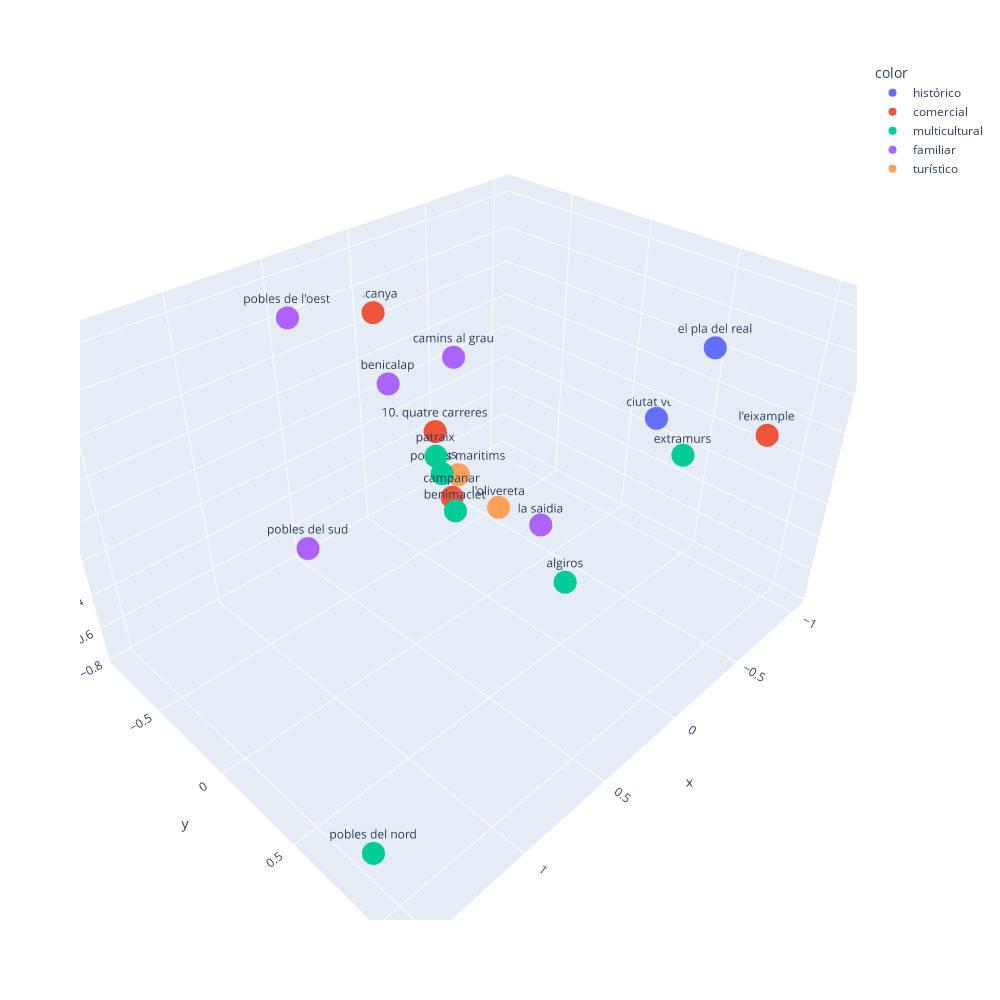

This figure's notebook cell:
### Code cell
# Representamos los datos en 3D (debe poder girarse, usaremos plotly). Cada punto debe mostrar su nombre (distrito) y su cluster

fig = px.scatter_3d(x=df_pca_completo[:, 0], y=df_pca_completo[:, 1], z=df_pca_completo[:, 2], text=df['Distrito'], color=df_Bert['Etiqueta'], width=1000, height=1000)

fig.show()

### Figure 1 — Plotly figure (JSON) as saved in the notebook; plotly's stock layout.template omitted (floating-point values rounded to 4 significant figures)
{"data": [{"hovertemplate": "color=histórico<br>x=%{x}<br>y=%{y}<br>z=%{z}<br>text=%{text}<extra></extra>", "legendgroup": "histórico", "marker": {"color": "#636efa", "symbol": "circle"}, "mode": "markers+text", "name": "histórico", "scene": "scene", "showlegend": true, "text": [" ciutat vella", " el pla del real"], "type": "scatter3d", "x": [-1.032, -0.298], "y": [0.2152, 0.9213], "z": [-0.09855, 0.8404]}, {"hovertemplate": "color=comercial<br>x=%{x}<br>y=%{y}<br>z=%{z}<br>text=%{text}<extra></extra>", "legendgroup": "comercial", "marker": {"color": "#EF553B", "symbol": "circle"}, "mode": "markers+text", "name": "comercial", "scene": "scene", "showlegend": true, "text": [" l'eixample", " campanar", "10. quatre carreres", " rascanya"], "type": "scatter3d", "x": [-0.482, 0.1616, 0.01824, -0.07008], "y": [1.114, -0.08522, -0.3485, -0.8785], "z": [0.4426, -0.1514, 0.03527, 0.4583]}, {"hovertemplate": "color=multicultural<br>x=%{x}<br>y=%{y}<br>z=%{z}<br>text=%{text}<extra></extra>", "legendgroup": "multicultural", "marker": {"color": "#00cc96", "symbol": "circle"}, "mode": "markers+text", "name": "multicultural", "scene": "scene", "showlegend": true, "text": [" extramurs", " patraix", " jesus", " algiros", " benimaclet", " pobles del nord"], "type": "scatter3d", "x": [-0.7825, 0.2848, 0.04781, 0.01875, 0.345, 1.536], "y": [0.5534, -0.05924, -0.2729, 0.5144, 0.1258, 0.9098], "z": [-0.05517, 0.1509, -0.1618, -0.4039, -0.02651, -0.5472]}, {"hovertemplate": "color=familiar<br>x=%{x}<br>y=%{y}<br>z=%{z}<br>text=%{text}<extra></extra>", "legendgroup": "familiar", "marker": {"color": "#ab63fa", "symbol": "circle"}, "mode": "markers+text", "name": "familiar", "scene": "scene", "showlegend": true, "text": [" la saidia", " camins al grau", " benicalap", " pobles de l'oest", " pobles del sud"], "type": "scatter3d", "x": [-0.4037, -0.2276, -0.05743, 0.7027, 0.9728], "y": [-0.004838, -0.4687, -0.7757, -0.4895, -0.1279], "z": [-0.5764, 0.3036, 0.09933, 0.8274, -0.02961]}, {"hovertemplate": "color=turístico<br>x=%{x}<br>y=%{y}<br>z=%{z}<br>text=%{text}<extra></extra>", "legendgroup": "turístico", "marker": {"color": "#FFA15A", "symbol": "circle"}, "mode": "markers+text", "name": "turístico", "scene": "scene", "showlegend": true, "text": [" l'olivereta", " poblats maritims"], "type": "scatter3d", "x": [-0.5522, -0.1824], "y": [-0.4481, -0.3945], "z": [-0.769, -0.3384]}], "layout": {"height": 1000, "legend": {"title": {"text": "color"}, "tracegroupgap": 0}, "margin": {"t": 60}, "scene": {"domain": {"x": [0, 1], "y": [0, 1]}, "xaxis": {"title": {"text": "x"}}, "yaxis": {"title": {"text": "y"}}, "zaxis": {"title": {"text": "z"}}}, "width": 1000}}
